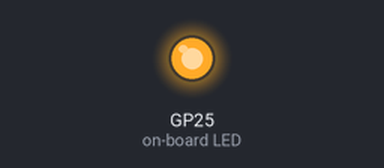
This program was run on a simulated Raspberry Pi Pico running MicroPython. Parts: output pins drawn as LEDs (lit = HIGH).

Above: at 0.2 s.
At 3.5 s:
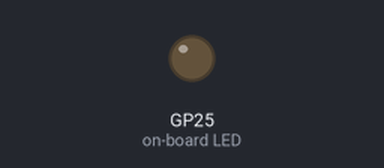
Timing chart, 0 to 5.7 s (numbered marks = the images above):
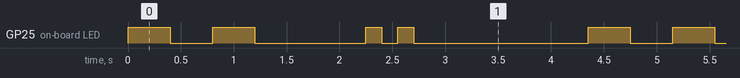

The program:

simple_led_2_blinks_picozero.py
```python
# simple test for picozero
# Does 2 slow blinks, 2 fast blinks, pause.
# Uses onboard LED.

from picozero import pico_led
import time

def blink_led(secs):
    pico_led.on()
    time.sleep(secs)
    pico_led.off()
    time.sleep(secs)


while True:
    blink_led(0.4)
    blink_led(0.4)
    time.sleep(0.65)
    blink_led(0.15)
    blink_led(0.15)

    time.sleep(1.5)

### end ###
```

Measured:
- by itself, GP25 (on-board LED): repeats every 4.4 s: LOW 0.40 s, HIGH 0.40 s, LOW 1.1 s, HIGH 0.15 s, LOW 0.15 s, HIGH 0.15 s, LOW 1.7 s, HIGH 0.40 s
- by itself, everything shown: repeats every 4.4 s, in 8 steps
